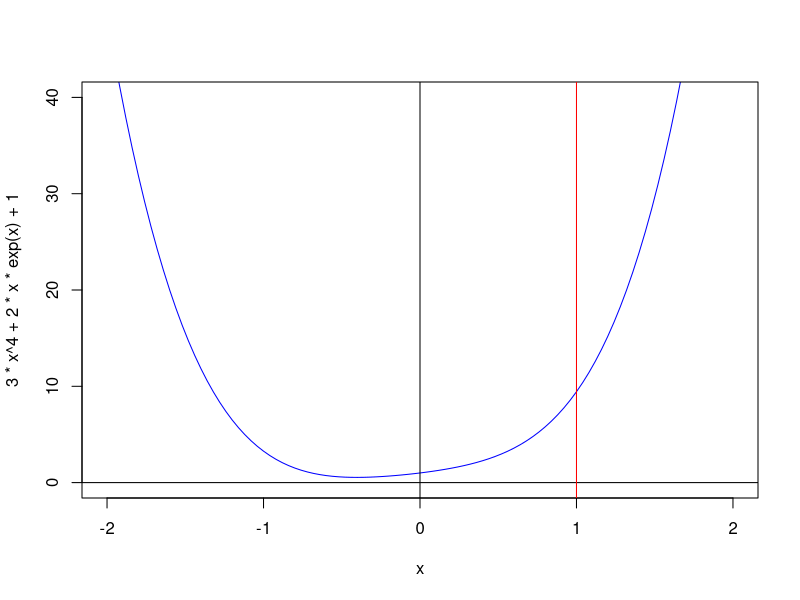
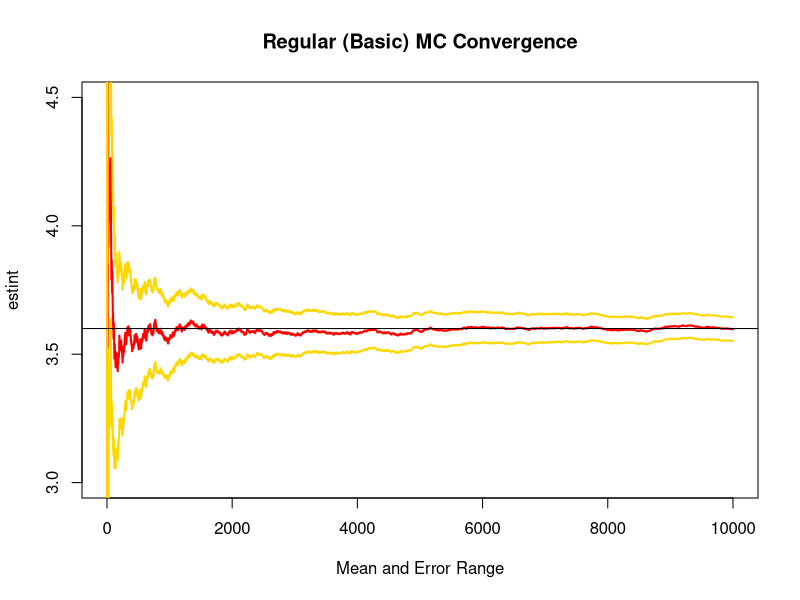
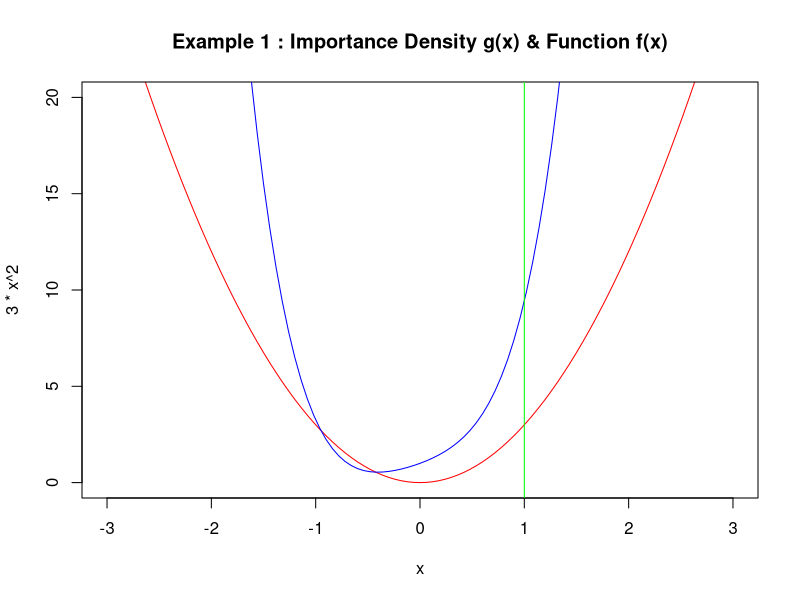
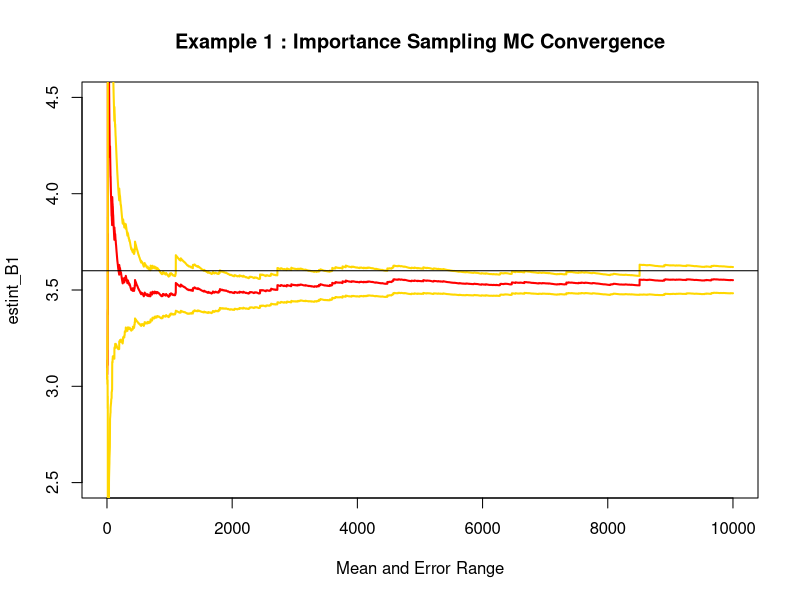
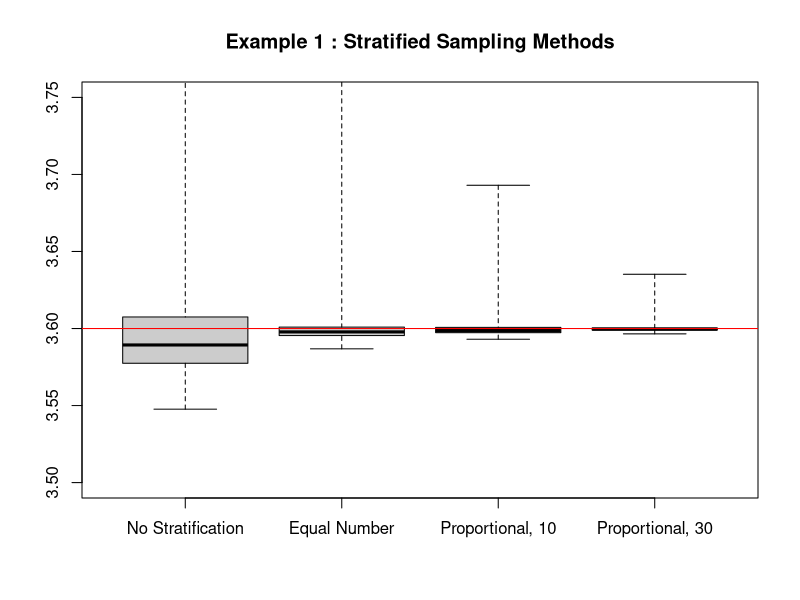
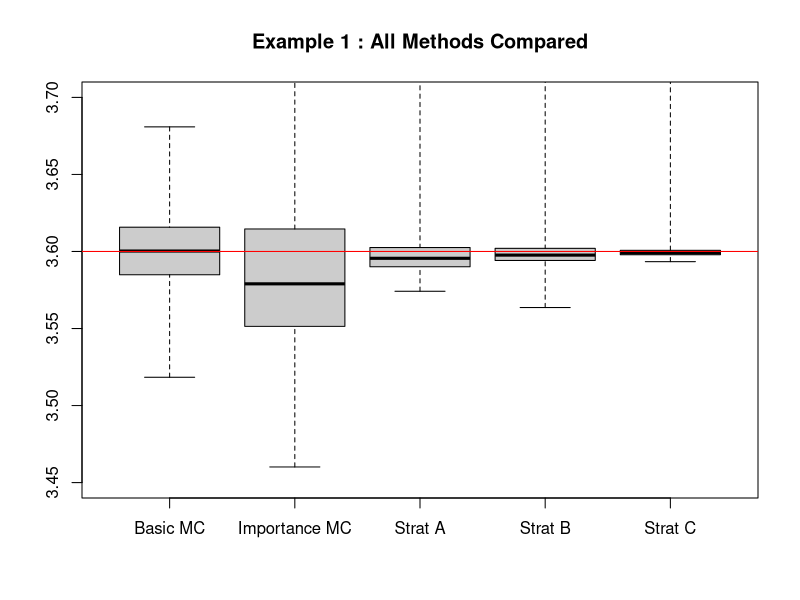
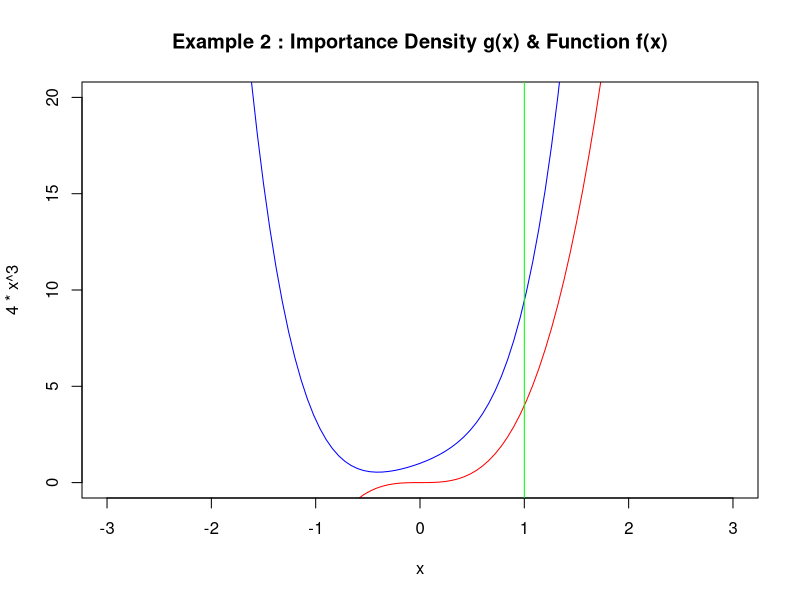
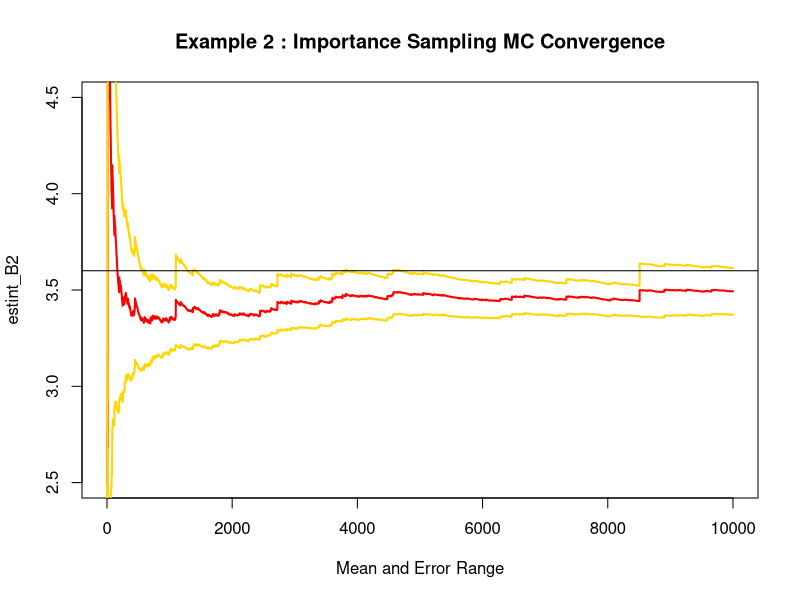

Source code (R) for these figures, in order: (Note: a time limit stopped this script after it produced the figures.)
# ==================================================================================================
# 1) Compare the following methods of Monte Carlo integration: 
# A) Regular Monte Carlo ; B) Importance Sampling ;C) Stratified Sampling

# First we need to find an example/ an appropriate function to be integrated 
# through different methods:

# First example function: f(x) = 3x^4 + 2x exp(x) + 1

# plotting the chosen function using built-in function curve()
curve(3*x^4 + 2*x*exp(x) + 1 , xlim=c(-2,2), ylim=c(0,40), col="blue")
abline(h=0, col="black")
abline(v=0, col="black")
abline(v=1, col="red")

# The true value of the integral we are interested in, evaluated over interval (0, 1):
integrate(function(x){3*x^4 + 2*x*exp(x) + 1}, 0, 1)

# >> We proceed with this example to perform our simulations, i.e. our 
# function 'f' is : f(x) = 3*x^4 + 2*x*exp(x) +1 and 
# we would like to find its integral over: (0, 1) for example.

# ==================================================================================================
# A) Regular (Basic) Monte Carlo:

# We implement this method as a function, this will help with the simulation study/comparison that
# comes next:

# The basic/simple MC to convert the integral into an expectation.
option_A  <-  function(n){
            
    # our integral's upper bound (or: max - min)
    z   <-  1
            
    # uniform RVs: u ~ u [0, 1]
    u  <- runif(n, min= 0, max= z)
            
    # This is the function h. NOTE: we need to multiply by upper bound z to convert the expression 
    # back to the original integral we are interested in. It is necessary because unifrom RVs are
    # essentially dividing the expression by z and hence the need for multiplying by z to revert it.
    h   <-  z * (3*u^4+2*u*exp(u)+1)
            
    # evaluating the expectation to get a value for the integral
    return(mean(h))
}

# Checking for different numbers of replications (iterations) n to get an overall picture of the 
# behaviour of this method.
# Note: results get much closer to the true value of integral as n increases!
option_A(10^2)    # n = 100
option_A(10^3)    # n = 1,000
option_A(10^6)    # n = 1,000,000

integrate(function(x){3*x^4+2*x*exp(x)+1}, 0, 1)

# We can also check whether the estimates converge to the true value of the integral for a single 
# sequence of simulations:

set.seed(123456)
estint  <-  rep(0, 10^4)
esterr  <-  rep(0, 10^4)
z       <-  1
u       <-  runif(10^4, min= 0, max= z)
hA      <-   z * (3*u^4+2*u*exp(u)+1)
for (i in 1:10^4){
  estint[i]   <- sum(hA[1:i]) / (i) 
  esterr[i]   <- sqrt(sum((hA[1:i]-estint[1:i])^2))  / i 
}

plot(estint, xlab="Mean and Error Range", type="l", lwd=2, col= "red", ylim= c(3,4.5), 
     main="Regular (Basic) MC Convergence")
lines(estint + 2*esterr, col= "gold", lwd=2)
lines(estint - 2*esterr, col="gold", lwd=2)
abline(h=3.6)

# By the 10^4 th simulation this given sequence gets very close to the true value of the integral

# ==================================================================================================
# B) Importance Sampling: hypothetically, we have an infinite number of combinations for the
# function f and the candidate density g. However, we would like the density to have certain 
# properties that match the function's properties. We take two different importance densities and
# compare their performance:

# IMPORTANCE DENSITY No 1:

# We propose that g(x) = c * x^2 and evaluate the integral x^2 over [0, 1] to find that c = 3 : 
# Proceeding with g(x) = 3*x^2 as our importance density and plotting both g and f :

# g, the importance (or:instrumental) density
curve(3*x^2, xlim=c(-3,3), ylim=c(0,20), col="red", 
      main="Example 1 : Importance Density g(x) & Function f(x)")
# f, the function
curve(3*x^4 + 2*x*exp(x) + 1 , xlim=c(-3,3), ylim=c(0,20), col="blue", add=T)
# upper bound of the integral
abline(v=1, col="green")

# 1) According to a rule of thumb, when the function f is large importance density g has to be 
# large too. In other words the candidate density g(x) has to be approximately proportional to the
# function f(x). This rule holds in the case of g(x) = 3*x^2 and this is desirable.

# 2) In addition, we can see that it has a compatible support with our function h
# (i.e. g > 0 when h > 0).

# >> hence we continue with g(x) = 3*x^2

g_1   <- function(x) {3*x^2}
f     <-function(x) {(3*x^4 + 2*x*exp(x) + 1)}  
G_1   <-  function(x) {x^3}                         
# Note also that inverse of G(x) is: (x)^(1/3)

# this function samples from the importance density g(x) by using the Inverse Transform method:
gene_1 <- function(n, min, max){
    u  <- runif(n, 0, 1)
    # inverse of G(x):
    y  <- (G_1(min) + u*(G_1(max)-G_1(min))) ^ (1/3) 
    return(y)
}

option_B1 <- function(n){
  # n uniform RVs generated 
  u <- runif(n, 0, 1)
  x <- gene_1(n, 0, 1)
  h <- f(x) / g_1(x)
  # evaluating the mean of h (a vector) once is equal to one estimate for our integral:
  return(mean(h))
}

# Note: results get much closer to the true value of integral as n increases
option_B1(10^2)     # n = 100
option_B1(10^3)     # n = 1,000
option_B1(10^6)     # n = 1,000,000

# Similar to part A, we can check the convergence of a single sequence to the true value of 
# the integral when using this method :

set.seed(12345)
estint_B1 <- rep(0, 10^4)
esterr_B1 <- rep(0, 10^4)

# sampling from g(x) using the previously defined function gene()
h1        <-   gene_1(10^4, 0, 1)
h2        <- f(h1) / g_1(h1)
for (i in 1:10^4){
  estint_B1[i]  <- sum(h2[1:i]) / (i) 
  esterr_B1[i]  <- sqrt(sum((h2[1:i]-estint_B1[1:i])^2))  / i 
}

plot(estint_B1, xlab="Mean and Error Range", type="l", lwd=2, col= "red",
     main="Example 1 : Importance Sampling MC Convergence", ylim=c(2.5,4.5))
lines(estint_B1 + 2*esterr_B1, col= "gold", lwd=2)
lines(estint_B1 - 2*esterr_B1, col="gold", lwd=2)
abline(h=3.6)

# Again, the sequence converges close to the true value as the number of simulations increases

# ==================================================================================================
# C) Stratified Sampling:

f     <- function(x) {(3*x^4 + 2*x*exp(x) + 1)}
# such that : h = f / g
h_1   <- function(x) {(3*x^4 + 2*x*exp(x) + 1) / (3*x^2)}
G_1   <- function(x) {x^3}

# this function samples from the importance density g(x) by using the Inverse Transform method:
gene_1  <- function(n, min, max){
    u   <- runif(n, 0, 1)
    y   <- (G_1(min) + u*(G_1(max)-G_1(min))) ^ (1/3)     
    return(y)
}

# ==================================================================================================
# m strata, number of RVs taken on each stratum = ni = n/m --> equal number per stratum

strat_B1  <- function(n, m){
  
  res     <- rep(0, m)
  s       <- seq(0, 1, length.out=m+1)
  a       <- diff(G_1(s)) 
  for(i in 1:m){
    u      <- gene_1(n/m, min=s[i], max=s[i+1])
    res[i] <- mean(h_1(u))
  }
  return(sum(a*res))
  
}

# evaluating once to check that it works
strat_B1(1000, 10)

# ==================================================================================================
# m strata, number of RVs taken on each stratum = ni = n*(a*devs)/sum(a*devs)
# i.e. "proportional allocation".

strat_C1  <- function(n, m, B){
  
  devs    <- rep(0, m)
  s       <- seq(0, 1, length.out=m+1)  
  
  for(i in 1:m){
    u       <- gene_1(B, min=s[i], max=s[i+1])
    devs[i] <- sd(h_1(u))
  }
  
  a       <- diff(G_1(s))
  # "proportional allocation" to each stratum:
  ens     <- n*(a*devs)/sum(a*devs)
  ens     <- round(ens)
  
  res     <- rep(0, m)
  s       <- seq(0, 1, length.out=m+1)
  # for each stratum do the following:
  for(i in 1:m){
    # sample according to importance density g (through function gene() defined earlier):
    u     <- gene_1(ens[i], min=s[i], max=s[i+1])
    # evaluate h (x=u) and take their average:
    res[i]<- mean(h_1(u))
  }
  # evaluating over all strata: our estimate for the integral:
  return(sum(a*res))
  
}

# evaluating once to check that it works:
strat_C1(1000, 10, 1000)

# ==================================================================================================
# Comparing the three different stratified sampling methods via a simple simulation study:

# making results reproducible by using the built-in set.seed() function
set.seed(1234567)

# Number of simulations for this study:
B <- 10^3

# containers for three methods
resA1 <- rep(0, B)
resB1 <- rep(0, B)
resC1 <- rep(0, B)
resD1 <- rep(0, B)

n <- 10^5

for(i in 1:B){
  # No stratification (i.e. m=1):
  resA1[i]  <- strat_B1(n, 1)
  # 10 strata, equal allocation
  resB1[i]  <- strat_B1(n, m=10)
  # 10 strata, proportional allocation:
  resC1[i]  <- strat_C1(n, m=10, B=1000)
  # 30 strata, proportional allocation
  resD1[i]  <- strat_C1(n, m= 30, B=1000)
}

boxplot(resA1, resB1, resC1, resD1, names=c("No Stratification", "Equal Number",
       "Proportional, 10", "Proportional, 30"), 
        ylim=c(3.5,3.75), col=grey(0.8), range=0, main= "Example 1 : Stratified Sampling Methods")
# the 'true' value of the integral from before:
abline(h=3.6, col="red", lwd=1)

# Conclusion: As expected, the fourth method (30 strata with proportional allocation) is the 
# most accurate of all stratified methods above.

# ==================================================================================================
# Simulation Study: we now compare all different methods for this given importance density example:

# making results reproducible by using set.seed() function
set.seed(1234567)

# number of simulations
B   <-  10^4

# empty containers:
res1_1  <- rep(0, B)
res2_1  <- rep(0, B)
res3_1  <- rep(0, B)
res4_1  <- rep(0, B)
res5_1  <- rep(0, B)

n   <-  10^4

for(i in 1:B){
  res1_1[i] <- option_A(n)
  res2_1[i] <- option_B1(n)
  res3_1[i] <- strat_B1(n, m=10)  
  res4_1[i] <- strat_C1(n, m=10, B=1000)
  res5_1[i] <- strat_C1(n, m=30, B=1000)
}

boxplot(res1_1, res2_1, res3_1, res4_1, res5_1, names=c("Basic MC", "Importance MC",
       "Strat A", "Strat B", "Strat C"),
        ylim=c(3.45,3.7), col=grey(0.8), range=0, main = "Example 1 : All Methods Compared")
abline(h=3.6, col="red", lwd=1)

# Conclusion: The stratified with proportional allocation (optimal) from each stratum and 30 strata
# is the best method. It has the closest estimate to the true value of the integral as well as 
# having the smallest error margin. Next are the other stratified sampling methods followed by
# simple monte carlo and importance sampling.

# ==================================================================================================

# IMPORTANCE DENSITY No 2:  another importance density:

# We should redo parts B & C as A remains the same (because it does not depend on the candidate
# importance density).
# We propose that g(x) = c * x^3 and evaluate the integral x^3 over [0, 1] to find that c = 4  
# Proceeding with g(x) =  4*x^3 as our importance density and plotting both g and f :
 
# g, the importance density:
curve(4*x^3, xlim=c(-3,3), ylim=c(0,20), col="red", 
      main="Example 2 : Importance Density g(x) & Function f(x)")
# f, the function:
curve(3*x^4 + 2*x*exp(x) + 1 , xlim=c(-3,3), ylim=c(0,20), col="blue", add=T)
# upper bound of the integral:
abline(v=1, col="green")

# According to a rule of thumb, when the function f is large importance density g has 
# to be large too. In other words the candidate density g(x) has to be approximately proportional
# to the function f(x). This rule holds in the case of g(x) =  4*x^3 and this is desirable.

#   >> hence we continue with g(x) =  4*x^3

g_2     <- function(x) {4*x^3}
f       <- function(x) {(3*x^4 + 2*x*exp(x) + 1)}   
G_2     <- function(x) {x^4}                    
# Note also that inverse of G(x) is: (x)^(1/4)

# this function samples from the importance density g(x) by using the Inverse Transform method
gene_2 <- function(n, min, max){
    u  <- runif(n, 0, 1)
    # inverse of G(x) :
    y  <- (G_2(min) + u*(G_2(max)-G_2(min))) ^ (1/4)
    return(y)
}

option_B2 <- function(n){
  # n uniform RVs generated 
  u <- runif(n, 0, 1)
  x <- gene_2(n, 0, 1)
  h <- f(x) / g_2(x)
  # evaluating the mean of h (a vector) once is equal to one estimate for our integral
  return(mean(h))
}

# Note: results get much closer to the true value of integral as n increases:
option_B2(10^2)     # n = 100
option_B2(10^3)     # n = 1,000
option_B2(10^6)     # n = 1,000,000


# Similar to part A and part B for Example no 1, we can check the convergence of a single sequence
# to the true value of the integral when using this method :

set.seed(12345)
estint_B2  <- rep(0, 10^4)
esterr_B2  <- rep(0, 10^4)
# sampling from g(x) using the previously defined function gene()
h1        <- gene_2(10^4, 0, 1)
h2        <- f(h1) / g_2(h1)
for (i in 1:10^4){
  estint_B2[i]  <- sum(h2[1:i]) / (i) 
  esterr_B2[i]  <- sqrt(sum((h2[1:i]-estint_B2[1:i])^2))  / i 
}

plot(estint_B2, xlab="Mean and Error Range", type="l", lwd=2, col= "red",
     main="Example 2 : Importance Sampling MC Convergence", ylim=c(2.5,4.5))
lines(estint_B2 + 2*esterr_B2, col= "gold", lwd=2)
lines(estint_B2 - 2*esterr_B2, col="gold", lwd=2)
abline(h=3.6)

# Again, the sequence converges close to the true value as the number of simulations increases

# ==================================================================================================
# C) Stratified Sampling:

f      <- function(x) {(3*x^4 + 2*x*exp(x) + 1)}
# such that : h = f / g
h_2    <- function(x) {(3*x^4 + 2*x*exp(x) + 1) / (4*x^3)}
G_2    <- function(x) {x^4}

# this function samples from the importance density g(x) by using the Inverse Transform method:
gene_2 <- function(n, min, max){
    u  <- runif(n, 0, 1)
    y  <- (G_2(min) + u*(G_2(max)- G_2(min))) ^ (1/4)     
    return(y)
}

# ==================================================================================================
# m strata, number of RVs taken on each stratum = ni = n/m --> equal number per stratum

strat_B2  <-  function(n, m){
  
  res     <-  rep(0, m)
  s       <-  seq(0, 1, length.out=m+1)
  a       <-  diff(G_2(s))  
  for(i in 1:m){
    u     <-  gene_2(n/m, min=s[i], max=s[i+1])
    res[i]<-  mean(h_2(u))
  }
  return(sum(a*res))
  
}

# evaluating once to check that it works
strat_B2(1000, 10)

# ==================================================================================================
# m strata, number of RVs taken on each stratum = ni = n*(a*devs)/sum(a*devs)
# i.e. "proportional allocation"

strat_C2  <-  function(n, m, B){
  
  devs    <-  rep(0, m)
  s       <-  seq(0, 1, length.out=m+1) 
  
  for(i in 1:m){
    u       <-  gene_2(B, min=s[i], max=s[i+1])
    devs[i] <- sd(h_2(u))
  }
  
  a       <-  diff(G_2(s))  
  # "proportional allocation" to each stratum:
  ens     <-  n*(a*devs)/sum(a*devs)
  ens     <-  round(ens)
  
  res     <-  rep(0, m)
  s       <-  seq(0, 1, length.out=m+1) 
  
  # for each stratum do the following:
  for(i in 1:m){
    # sample according to importance density g (through function gene() defined earlier):
    u     <-  gene_2(ens[i], min=s[i], max=s[i+1])
    # evaluate h (x=u) and take their average:
    res[i]<- mean(h_2(u))
  }
  # evaluating over all strata: our estimate for the integral:
  return(sum(a*res))
  
}

# evaluating once to check that it works:
strat_C2(1000, 10, 1000)

# ==================================================================================================
# Comparing the three different stratified sampling methods via a simple simulation study:

# making results reproducible by using the built-in set.seed() function
set.seed(1234567)
# Number of simulations for this study:
B       <-  10^3
# emptry containers for the three methods:
resA2   <- rep(0, B)
resB2   <- rep(0, B)
resC2   <- rep(0, B)
resD2   <- rep(0, B)

n   <-  10^5

for(i in 1:B){
  # No stratification (m=1):
  resA2[i]    <- strat_B2(n, 1)
  # 10 strata, equal allocation:
  resB2[i]    <- strat_B2(n, m=10)
  # 10 strata, proportional allocation:
  resC2[i]    <- strat_C2(n, m=10, B=1000)
  # 30 strata, proportional allocation:
  resD2[i]    <- strat_C2(n, m= 30, B=1000)
}

boxplot(resA2, resB2, resC2, resD2, 
        names=c("No Stratification", "Equal Number", "Proportional, 10", "Proportional, 30"), 
        ylim=c(3.5,3.75), col=grey(0.8), range=0, main= "Example 2 : Stratified Sampling Methods")
# the 'true' value of the integral from before:
abline(h=3.6, col="red", lwd=1)

# Conclusion: As expected, the fourth method (30 strata with proportional allocation) is the most
# accurate of all stratified methods above.

# ==================================================================================================
# Simulation Study: we now compare all different methods for this given importance density example:

set.seed(1234567)
B     <-  10^4
res1_2  <- rep(0, B)
res2_2  <- rep(0, B)
res3_2  <- rep(0, B)
res4_2  <- rep(0, B)
res5_2  <- rep(0, B)

n   <-  10^4

for(i in 1:B){
  res1_2[i] <- option_A(n)
  res2_2[i] <- option_B2(n)
  res3_2[i] <- strat_B2(n, m=10)  
  res4_2[i] <- strat_C2(n, m=10, B=1000)
  res5_2[i] <- strat_C2(n, m=30, B=1000)
}

boxplot(res1_2, res2_2, res3_2, res4_2, res5_2, 
        names=c("Basic MC", "Importance MC", "Strat A", "Strat B", "Strat C"), 
        ylim=c(3.45,3.7), col=grey(0.8), range=0, main = "Example 2 : All Methods Compared")
abline(h=3.6, col="red", lwd=1)

# Conclusion: In this case too, the stratified with proportional allocation (optimal) from each
# stratum and 30 strata is the best method. It has the closest estimate to the true value of the
# integral as well as having the smallest error margin. Next are the other stratified sampling 
# methods followed by simple monte carlo and importance sampling. Also note that this importance
# density does not do as well as the first density.

# ==================================================================================================
# After running all the above code, the following lines generate the comparative boxplot of all 
# methods considered for both examples:

boxplot(res1_1, res2_1, res2_2, res3_1, res3_2, res4_1, res4_2, res5_1, res5_2, 
        names=c("Basic", "Importance 1", "Importance 2",
                "Strat A 1", "Strat A 2", "Strat B 1", "Strat B 2", 
                "Strat C 1", "Strat C 2"), ylim=c(3.45,3.7), col=grey(0.8),
                range=0, main = "Example 1 & 2 : All Methods Compared")
abline(h=3.6, col="red", lwd=1)

# And this generates all the functions in one graph:

# f,  the function:
curve(3*x^4 + 2*x*exp(x) + 1 , xlim=c(-3,3), ylim=c(-1,20), col="black", 
      lwd=2, main="Examples 1 & 2 : Importance Densities & Function f(x)")
# first density:
curve(3*x^2, xlim=c(-3,3), ylim=c(-1,20), col="blue", add=T)
# second density:
curve(4*x^3, xlim=c(-3,3), ylim=c(-1,20), col="red", add=T)
abline(v=1, col="green")                                          
# ==================================================================================================
